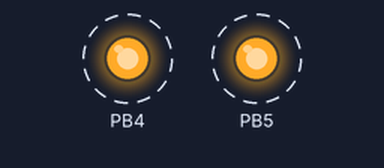
Bench run of a program on a simulated ATmega328P, built with avr-gcc and emulated at 16 MHz. On the bench: output pins drawn as LEDs (lit = HIGH). Dashed ring = blinking.

Above: at 0.2 s.
Timing chart, 0 to 3.0 s (numbered marks = the images above):
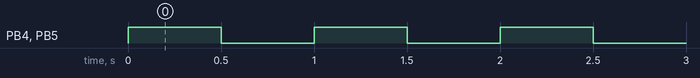

Measured:
- by itself, PB4, PB5: alternates HIGH for 0.50 s and LOW for 0.50 s

The program:

main.c
```c
#define F_CPU 16000000

#include <avr/io.h>
#include <util/delay.h>

#define DELAY 500

void ledb4_toggle();
void ledb5_toggle();

void ledb4_on();
void ledb5_on();

void ledb4_off();
void ledb5_off();

int main() {
  DDRB |= (1 << PB4);
  DDRB |= (1 << PB5);

  while (1) {
    ledb5_toggle();
    ledb4_toggle();
    _delay_ms(DELAY);
    ledb4_toggle();
    ledb5_toggle();
    _delay_ms(DELAY);
  }
}

void ledb4_toggle() { PORTB ^= (1 << PB4); }

void ledb5_toggle() { PORTB ^= (1 << PB5); }

void ledb4_on() { PORTB |= (1 << PB4); }

void ledb5_on() { PORTB |= (1 << PB5); }

void ledb4_off() { PORTB &= ~(1 << PB4); }

void ledb5_off() { PORTB &= ~(1 << PB5); }
```
